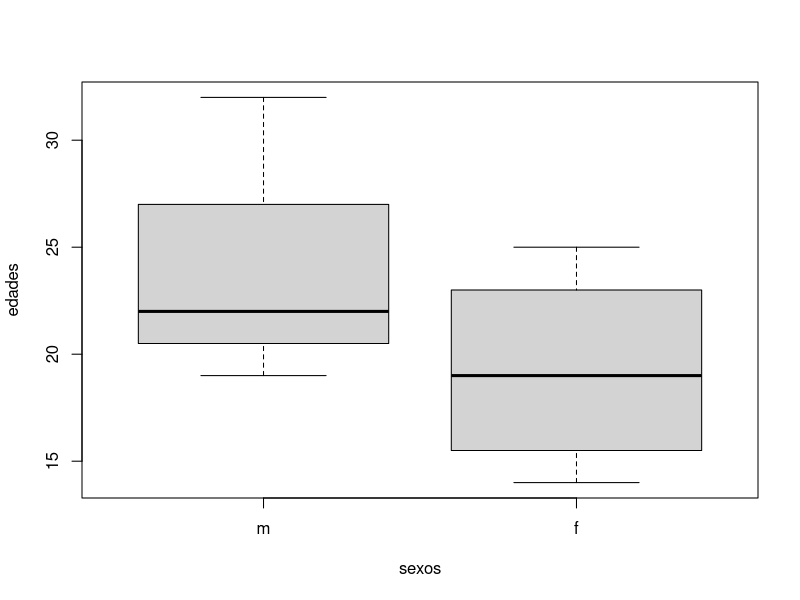

Recreate this plot in R.
## ---- chunk 1
knitr::opts_chunk$set(echo = FALSE)
## ---- chunk 2
(logico <- c(T, T , F, T, NA, F))
(entero <- c(0L, 2L, 4L, 6L, 8L))
(flotante <- c(1, 3.0, 5, 6, pi))
(texto <- c("a", "e", "i", "o", "u"))
## ---- chunk 3
(v <- 1:100)
length(v)
## ---- chunk 4
(matriz <- matrix(seq(0, 1, length.out = 100), ncol = 10, byrow = T))
## ---- chunk 5
(arreglo <- array(1:27, dim=c(3,3,3)))
## ---- chunk 6
(mi_factor <- factor(rep(1:5, 25)))
(sexos <- factor(c('f', 'f', 'm', 'f', 'm', 'f', 'm'), levels = c('m', 'f')))
table(sexos)
## ---- chunk 7
(lista <- list(c(1, 2, 3), c('a', 'b', 'c'), list(1:10, letters)))
## ---- chunk 8
edades <- c(17, 25, 22, 14, 19, 21, 32)
(df <- data.frame(sexos, edades))
## ---- chunk 9
if (require(graphics)) {
plot(df)
}
